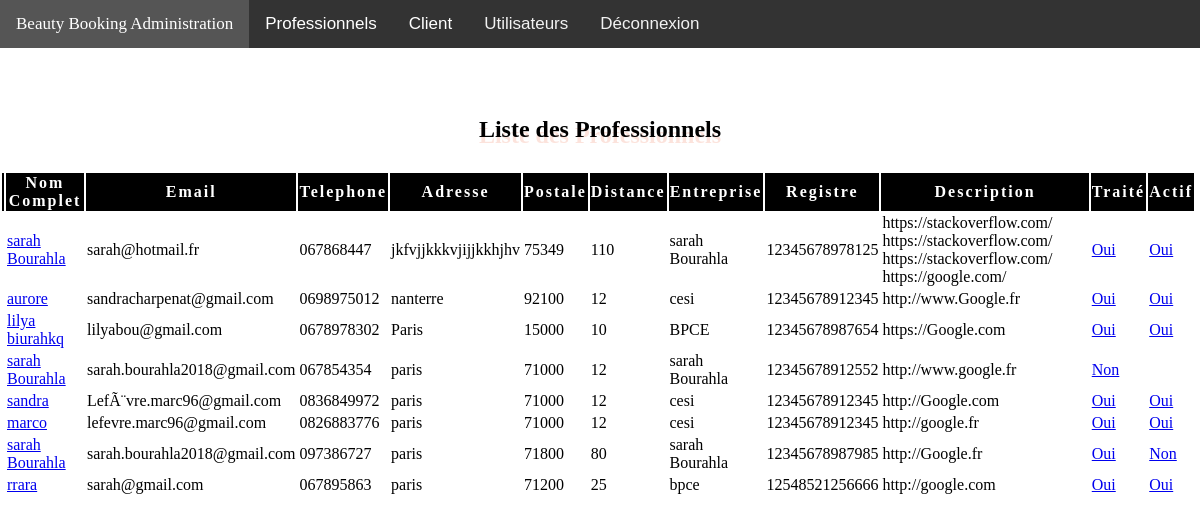
The page /Professionnels.php (signed in) on the database its author committed.
### tables this page shows
CREATE TABLE IF NOT EXISTS `professionels` (
  `id` int(11) NOT NULL AUTO_INCREMENT,
  `NomP` varchar(200) DEFAULT NULL,
  `Email` varchar(150) DEFAULT NULL,
  `Password` varchar(150) DEFAULT NULL,
  `Telephone` varchar(150) DEFAULT NULL,
  `Categorie` varchar(50) NOT NULL,
  `image_path` varchar(150) DEFAULT NULL,
  `image_name` varchar(150) DEFAULT NULL,
  `Adresse` varchar(200) DEFAULT NULL,
  `Postale` int(5) DEFAULT NULL,
  `Distance` int(3) DEFAULT NULL,
  `NomEntreprise` varchar(150) DEFAULT NULL,
  `Registre` varchar(150) DEFAULT NULL,
  `Description` longtext,
  `Traite` tinyint(1) NOT NULL,
  `Actif` tinyint(1) NOT NULL,
  PRIMARY KEY (`id`)
);

### Professionnels.php (the view, shortened to what this page needs)
<?php
require_once 'Connexion.php';
$now = time();
 if($now > $_SESSION['expire'])
 {
     session_destroy();
     echo "<p align='center'>votre session est resté 20 minutes inactif ! <a href='login.php'>Connectez vous ici</a></p>";
 }
 else
 {
   ?>
<!DOCTYPE html>
<html>
<head>
</head>
<body>
<div class="topnav" id="myTopnav">
<a href="index.php" class="navbar-brand" style="font-family: Sofia;"> Beauty Booking Administration</a>
  <div class="dropdown">
    <button class="dropbtn">Professionnels
    </button>
  </div>
  <div class="dropdown">
    <button class="dropbtn">Client
    </button>
  </div>
  <a href="edit/index.php">Utilisateurs</a>
<a href="logout.php" style="text-align:right;" >Déconnexion</a>
</div>
<h2 style="margin-top:5%; padding:8px; text-align:center;font-family:Sofia;text-shadow: 0px 6px #fce3dc;">Liste des Professionnels</h2>
<table class="table table-bordered table-striped table-condensed" style="font-family:Brown;">
<thead style="Background-color:black; color:white; letter-spacing:2px;"><th></th><th>Nom Complet</th><th>Email</th>
<th>Telephone</th><th>Adresse</th><th>Postale</th><th>Distance</th>
<th>Entreprise</th><th>Registre</th><th>Description</th><th>Traité</th>
<th>Actif</th>
</thead>
<tbody>
<?php
$proQuery= $con->query("SELECT `id`,`NomP`,`Email`,`Telephone`,`image_path`,`image_name`,`Adresse`,`Postale`, `Distance`,`NomEntreprise`,`Registre`,`Description`,`Traite`,`Actif` FROM `professionels`");
while($pro=mysqli_fetch_assoc($proQuery)):
?>
<tr>
<td></td>
<td><a href="<?=$pro['image_path'];?>"><?=$pro['NomP']; ?></a></td>
<td><?=$pro['Email']; ?></td>
<td><?=$pro['Telephone']; ?></td>
<td><?=$pro['Adresse']; ?></td>
<td><?=$pro['Postale']; ?></td>
<td><?=$pro['Distance']; ?></td>
<td><?=$pro['NomEntreprise']; ?></td>
<td><?=$pro['Registre']; ?></td>
<td><?=$pro['Description']; ?></td>
<td>
<a class="button" href="Traite.php?traite_p=<?php echo $pro['id'];?>"><?php if($pro['Traite']==0){
    echo"Non";
}else{
    echo"Oui";
}
?></a></td>
<?php if($pro['Traite']==1){ ?>
<td>
<a class="button"  href="actif.php?actif_p=<?php echo $pro['id'];?>"><?php if($pro['Actif']==0){
    echo"Non";
}else{
    echo"Oui";
}
?></a> </td><?php } ?>
<td>
</tr>
<?php endwhile;?>
</tbody>
</table>
</body>
</html>
 <?php } ?>

### Professionnels.php (style rules this page uses)
body { margin:0;font-family:Arial }
.topnav { overflow: hidden; background-color: #333; }
.topnav a { float: left; display: block; color: #f2f2f2; text-align: center; padding: 14px 16px; text-decoration: none; font-size: 17px; }
.dropdown { float: left; overflow: hidden; }
.dropdown .dropbtn { font-size: 17px; border: none; outline: none; color: white; padding: 14px 16px; background-color: inherit; font-family: inherit; margin: 0; }

### rows shown on the page
professionels: NomP "sarah Bourahla", Email "sarah@hotmail.fr", Telephone "067868447", Adresse "jkfvjjkkkvjijjkkhjhv", Postale "75349", Distance "110", NomEntreprise "sarah Bourahla", Registre "12345678978125", Description "https://stackoverflow.com/ https://stackoverflow.com/ https://stackoverflow.com/ https://google.com/", Traite "Oui", Actif "Oui"
professionels: NomP "aurore", Email "sandracharpenat@gmail.com", Telephone "0698975012", Adresse "nanterre", Postale "92100", Distance "12", NomEntreprise "cesi", Registre "12345678912345", Description "http://www.Google.fr", Traite "Oui", Actif "Oui"
professionels: NomP "lilya biurahkq", Email "lilyabou@gmail.com", Telephone "0678978302", Adresse "Paris", Postale "15000", Distance "10", NomEntreprise "BPCE", Registre "12345678987654", Description "https://Google.com", Traite "Oui", Actif "Oui"
professionels: NomP "sarah Bourahla", Email "sarah.bourahla2018@gmail.com", Telephone "067854354", Adresse "paris", Postale "71000", Distance "12", NomEntreprise "sarah Bourahla", Registre "12345678912552", Description "http://www.google.fr", Traite "Non"
professionels: NomP "sandra", Email "LefÃ¨vre.marc96@gmail.com", Telephone "0836849972", Adresse "paris", Postale "71000", Distance "12", NomEntreprise "cesi", Registre "12345678912345", Description "http://Google.com", Traite "Oui", Actif "Oui"
professionels: NomP "marco", Email "lefevre.marc96@gmail.com", Telephone "0826883776", Adresse "paris", Postale "71000", Distance "12", NomEntreprise "cesi", Registre "12345678912345", Description "http://google.fr", Traite "Oui", Actif "Oui"
professionels: NomP "sarah Bourahla", Email "sarah.bourahla2018@gmail.com", Telephone "097386727", Adresse "paris", Postale "71800", Distance "80", NomEntreprise "sarah Bourahla", Registre "12345678987985", Description "http://Google.fr", Traite "Oui", Actif "Non"
professionels: NomP "rrara", Email "sarah@gmail.com", Telephone "067895863", Adresse "paris", Postale "71200", Distance "25", NomEntreprise "bpce", Registre "12548521256666", Description "http://google.com", Traite "Oui", Actif "Oui"
